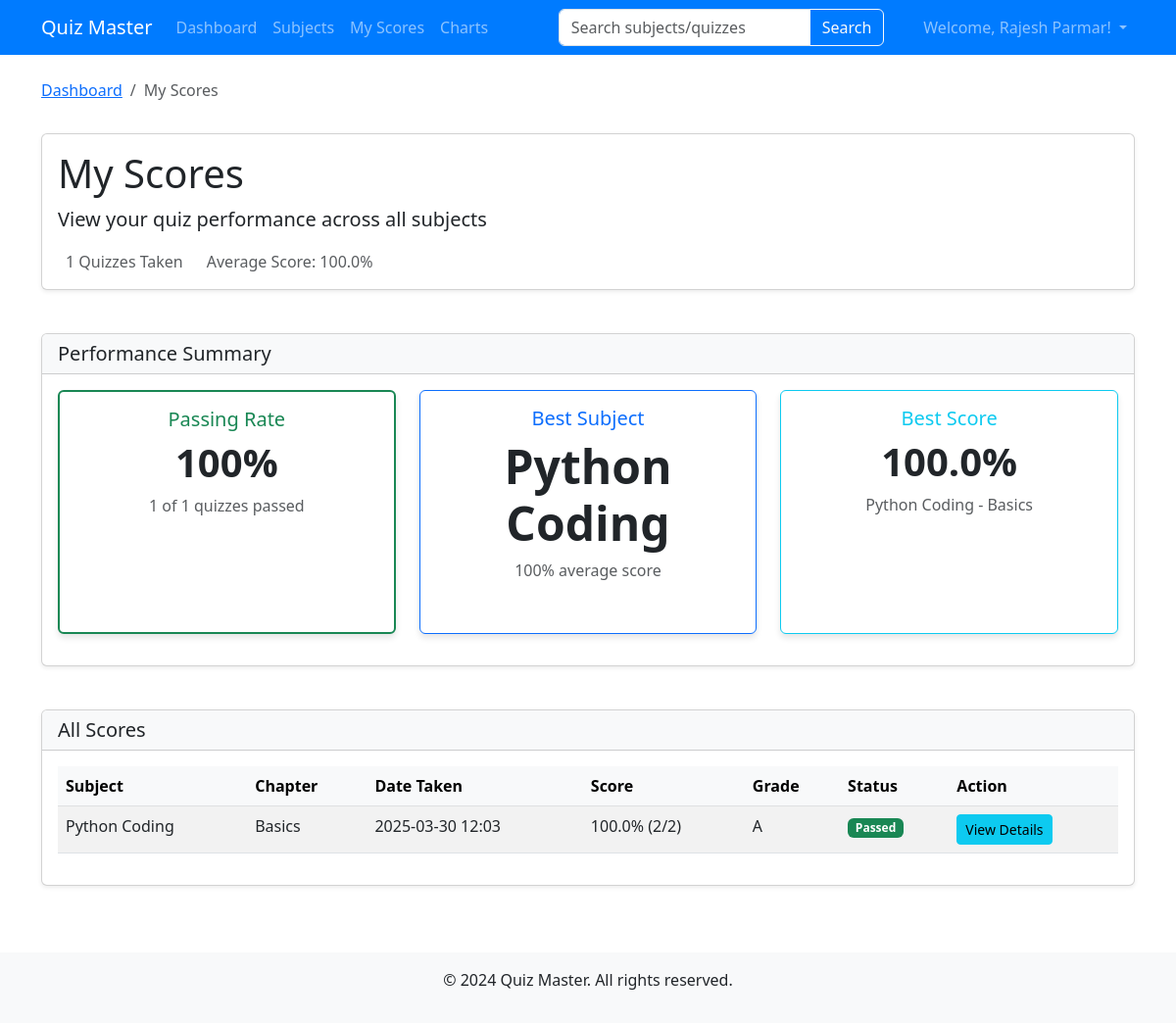
The page /user/scores (signed in) on the database as committed earlier.
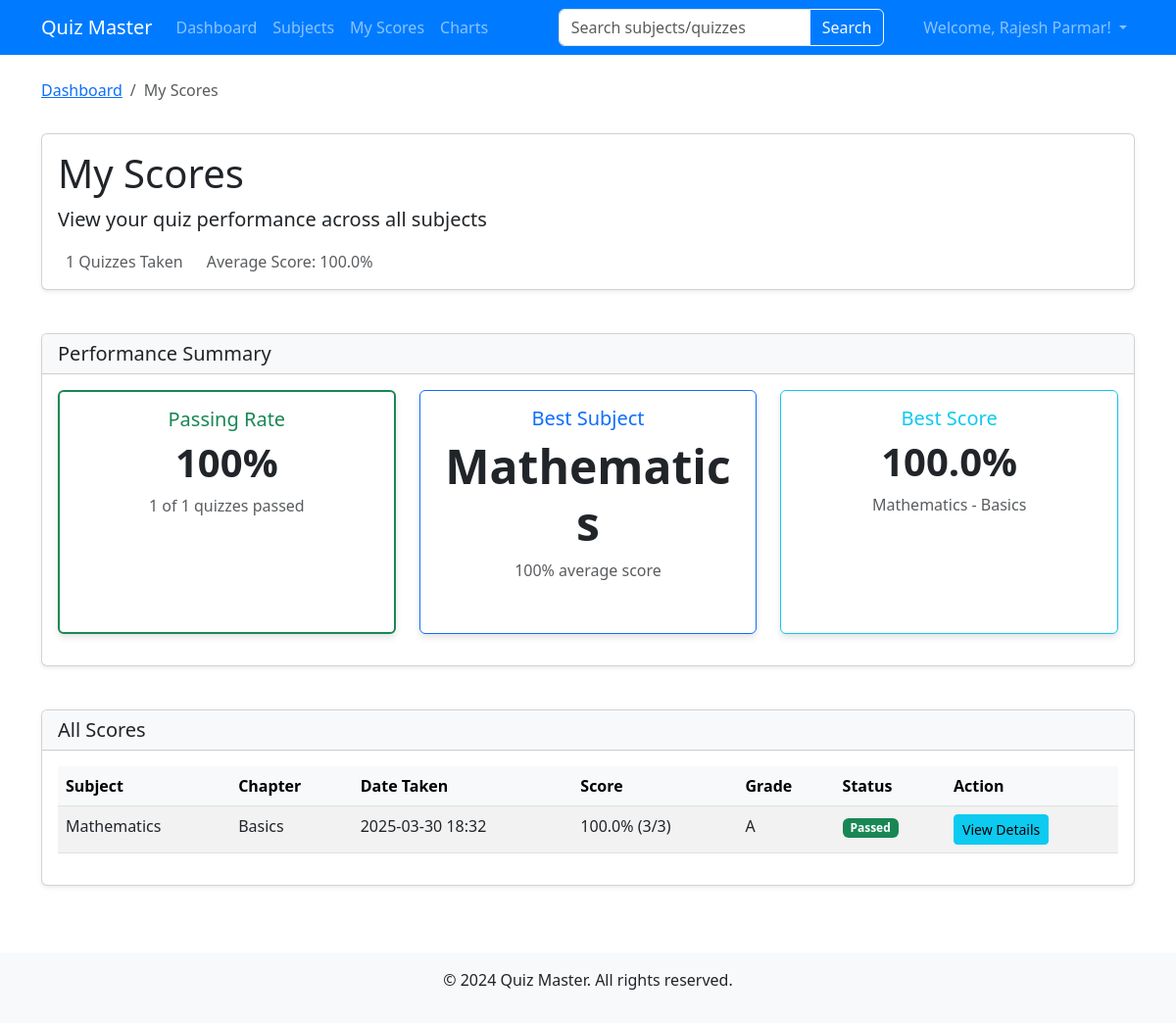
The same page on the database as committed later.
### models.py (models this page shows, shortened)
class Subject(db.Model):
    id = db.Column(db.Integer, primary_key=True)
    name = db.Column(db.String(100), nullable=False)
    description = db.Column(db.Text, nullable=True)
    chapters = db.relationship('Chapter', backref='subject', lazy=True, cascade="all, delete-orphan")

class Score(db.Model):
    id = db.Column(db.Integer, primary_key=True)
    quiz_id = db.Column(db.Integer, db.ForeignKey('quiz.id'), nullable=False)
    user_id = db.Column(db.Integer, db.ForeignKey('user.id'), nullable=False)
    time_stamp = db.Column(db.DateTime, default=datetime.utcnow)
    correct_answers = db.Column(db.Integer, nullable=False)
    total_questions = db.Column(db.Integer, nullable=False)
    def get_percentage(self):
        if self.total_questions == 0:
            return 0
        return round((self.correct_answers / self.total_questions) * 100, 1)
    def get_grade(self):
        percentage = self.get_percentage()
        if percentage >= 90:
            return "A"
        elif percentage >= 80:
            return "B"
        elif percentage >= 70:
            return "C"
        elif percentage >= 60:
            return "D"
        else:
            return "F"
    def get_status(self):
        percentage = self.get_percentage()
        if percentage >= 60:
            return "Passed"
        else:
            return "Failed"

class Chapter(db.Model):
    id = db.Column(db.Integer, primary_key=True)
    name = db.Column(db.String(100), nullable=False)
    description = db.Column(db.Text, nullable=True)
    subject_id = db.Column(db.Integer, db.ForeignKey('subject.id'), nullable=False)
    quizzes = db.relationship('Quiz', backref='chapter', lazy=True, cascade="all, delete-orphan")

### routes/user.py (the view)
@user.route('/scores')
@login_required
def view_scores():
    scores = Score.query.filter_by(user_id=current_user.id).order_by(Score.time_stamp.desc()).all()
    subjects = Subject.query.all()
    passed_quizzes = 0
    for score in scores:
        if score.get_status() == 'Passed':
            passed_quizzes += 1
    passing_rate = 0
    if scores:
        passing_rate = int((passed_quizzes / len(scores)) * 100)
    best_subject = "None"
    best_subject_score = 0
    subject_scores = {}
    for score in scores:
        subject_name = score.quiz.chapter.subject.name
        if subject_name not in subject_scores:
            subject_scores[subject_name] = {'total': 0, 'count': 0}
        subject_scores[subject_name]['total'] += score.get_percentage()
        subject_scores[subject_name]['count'] += 1
    for subject_name, data in subject_scores.items():
        avg_score = data['total'] / data['count']
        if avg_score > best_subject_score:
            best_subject_score = avg_score
            best_subject = subject_name
    best_score = 0
    best_score_subject = "None"
    for score in scores:
        percentage = score.get_percentage()
        if percentage > best_score:
            best_score = percentage
            best_score_subject = f"{score.quiz.chapter.subject.name} - {score.quiz.chapter.name}"
    return render_template('user/scores.html',
                         scores=scores,
                         subjects=subjects,
                         passing_rate=passing_rate,
                         passed_quizzes=passed_quizzes,
                         best_subject=best_subject,
                         best_subject_score=round(best_subject_score) if best_subject_score else 0,
                         best_score=best_score,
                         best_score_subject=best_score_subject)

### app.py (called while the page is built)
@login_manager.user_loader
def load_user(user_id):
    return User.query.get(int(user_id))

### models.py (called while the page is built)
    def get_average_score(self):
        if not self.scores:
            return 0
        total_percentage = 0
        for score in self.scores:
            total_percentage += score.get_percentage()
        return round(total_percentage / len(self.scores), 1)

### routes/user.py (called while the page is built)
@user.before_request
def check_regular_user():
    if not current_user.is_authenticated:
        return redirect(url_for('auth.login'))

### templates/user/scores.html (shortened to what the changed rows need)
{% extends 'base.html' %}
{% block content %}
<div class="row mb-4">
    <div class="col-12">
        <div class="card shadow-sm">
            <div class="card-body">
                <h1 class="card-title">My Scores</h1>
                <div class="d-flex align-items-center text-muted">
                    <span>{{ scores|length }} Quizzes Taken</span>
                    <span>Average Score: {{ current_user.get_average_score() }}%</span>
                </div>
            </div>
        </div>
    </div>
</div>
<div class="row mb-4">
    <div class="col-12">
        <div class="card shadow-sm">
            <div class="card-body">
                <div class="row">
                    <div class="col-md-4 mb-3">
                        <div class="card h-100 border-primary">
                            <div class="card-body text-center">
                                <h5 class="card-title text-primary">Best Subject</h5>
                                <h3 class="display-5 fw-bold">{{ best_subject }}</h3>
                                <p class="text-muted">{{ best_subject_score }}% average score</p>
                            </div>
                        </div>
                    </div>
                    <div class="col-md-4 mb-3">
                        <div class="card h-100 border-info">
                            <div class="card-body text-center">
                                <h5 class="card-title text-info">Best Score</h5>
                                <h3 class="display-4 fw-bold">{{ best_score }}%</h3>
                                <p class="text-muted">{{ best_score_subject }}</p>
                            </div>
                        </div>
                    </div>
                </div>
            </div>
        </div>
    </div>
</div>
<div class="row">
    <div class="col-12">
        <div class="card shadow-sm">
            <div class="card-body">
                {% if scores %}
                <div class="table-responsive">
                    <table class="table table-striped table-hover">
                        <thead class="table-light">
                            <tr>
                                <th>Subject</th>
                                <th>Chapter</th>
                                <th>Date Taken</th>
                                <th>Score</th>
                                <th>Grade</th>
                                <th>Status</th>
                                <th>Action</th>
                            </tr>
                        </thead>
                        <tbody>
                            {% for score in scores %}
                            <tr>
                                <td>{{ score.quiz.chapter.subject.name }}</td>
                                <td>{{ score.quiz.chapter.name }}</td>
                                <td>{{ score.time_stamp.strftime('%Y-%m-%d %H:%M') }}</td>
                                <td>{{ score.get_percentage() }}% ({{ score.correct_answers }}/{{ score.total_questions }})</td>
                                <td>{{ score.get_grade() }}</td>
                                <td>
                                    <span class="badge {% if score.get_status() == 'Passed' %}bg-success{% else %}bg-danger{% endif %}">
                                        {{ score.get_status() }}
                                    </span>
                                </td>
                                <td>
                                    <a href="{{ url_for('user.view_score_detail', score_id=score.id) }}" class="btn btn-sm btn-info">View Details</a>
                                </td>
                            </tr>
                            {% endfor %}
                        </tbody>
                    </table>
                </div>
                {% else %}
                <div class="alert alert-info">
                    <p class="mb-0">You haven't taken any quizzes yet. Start exploring subjects to take quizzes!</p>
                </div>
                {% endif %}
            </div>
        </div>
    </div>
</div>
{% endblock %}

Rows that differ between the two databases and show on the page:
changed Score "Passed": quiz.chapter.subject.name "Python Coding" → "Mathematics"; time_stamp "2025-03-30 12:03" → "2025-03-30 18:32"; correct_answers "2" → "3"; total_questions "2" → "3"
changed Subject: name "Python Coding" → "Mathematics"
Other text that changed with them:
{{ best_score_subject }}: "Python Coding - Basics" → "Mathematics - Basics"
